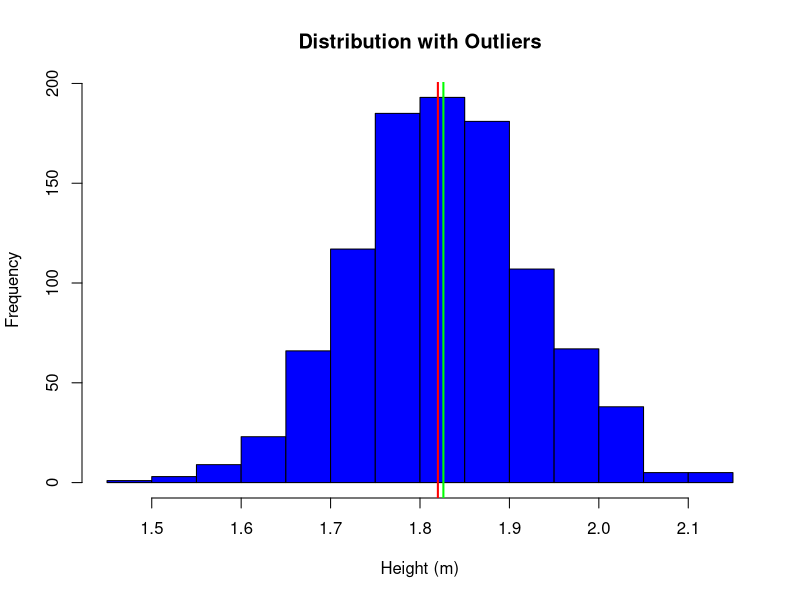
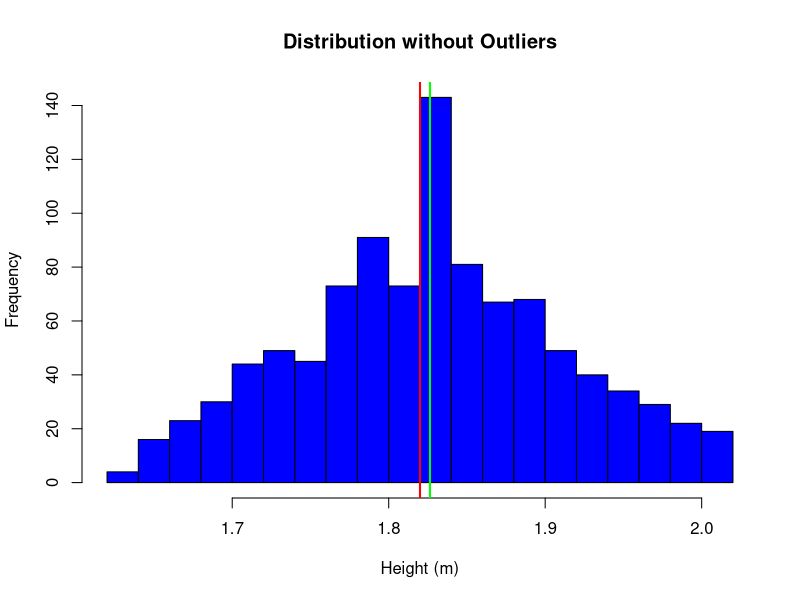

Write the R code that produced these figures, in order.
set.seed(21)
n <- 1000
mu <- 1.82
sigma <- 0.1
outlier_frac <- 0.1

# Generate normally distributed data with an outlier
data_with_outliers <- c(rnorm(n * (1 - outlier_frac), mean = mu, sd = sigma), rnorm(n * outlier_frac, mean = mu + rnorm(1, mean = 0, sd = 0.5), sd = sigma))


# Identify the outlier using the median absolute deviation (MAD) method
mad <- median(abs(data_with_outliers - median(data_with_outliers)))
outlier <- which(abs(data_with_outliers - median(data_with_outliers)) > 3 * mad)
outlier2 <- which(abs(data_with_outliers - median(data_with_outliers)) > 2 * mad)

# Replace the outliers with the median of the data
data_without_outliers <- data_with_outliers
data_without_outliers[outlier] <- median(data_with_outliers)
data_without_outliers2 <- data_with_outliers
data_without_outliers2[outlier2] <- median(data_with_outliers)



# Perform one-sample t-tests on the data with and without outliers
t_with_outliers <- t.test(data_with_outliers, mu = mu)
t_without_outliers <- t.test(data_without_outliers, mu = mu)
t_without_outliers2 <- t.test(data_without_outliers2, mu = mu)

# Extract the p-values from the t-tests
p_with_outliers <- t_with_outliers$p.value
p_without_outliers <- t_without_outliers$p.value
p_without_outliers2 <- t_without_outliers2$p.value





# Compute the mean and standard deviation of the data with outliers
mean_with_outliers <- mean(data_with_outliers)
sd_with_outliers <- sd(data_with_outliers)

# Compute the mean and standard deviation of the data without outliers
mean_without_outliers <- mean(data_without_outliers)
sd_without_outliers <- sd(data_without_outliers)

mean_without_outliers2 <- mean(data_without_outliers2)
sd_without_outliers2 <- sd(data_without_outliers2)

# Plot the data with outliers
hist(data_with_outliers, breaks = 20, col = "blue", xlab = "Height (m)", main = "Distribution with Outliers")

# Add a vertical line for the true mean
abline(v = mu, col = "red", lwd = 2)

# Add a vertical line for the mean with outliers
abline(v = mean_with_outliers, col = "green", lwd = 2)

# Plot the data without outliers
hist(data_without_outliers, breaks = 20, col = "blue", xlab = "Height (m)", main = "Distribution without Outliers")

# Add a vertical line for the true mean
abline(v = mu, col = "red", lwd = 2)

# Add a vertical line for the mean without outliers
abline(v = mean_without_outliers, col = "green", lwd = 2)







# Print the results
cat("P-value of one-sample t-test with outliers:", p_with_outliers, "\n")
cat("P-value of one-sample t-test without outliers:", p_without_outliers, "\n")
cat("P-value of one-sample t-test without outliers:", p_without_outliers2, "\n")

# Test for statistical significance
if (p_without_outliers < 0.05 & p_with_outliers  >= 0.05) {
  cat("Removing the outliers leads to a statistically significant difference in the mean height.\n")
} else {
  cat("Removing the outliers does not lead to a statistically significant difference in the mean height.\n")
}
